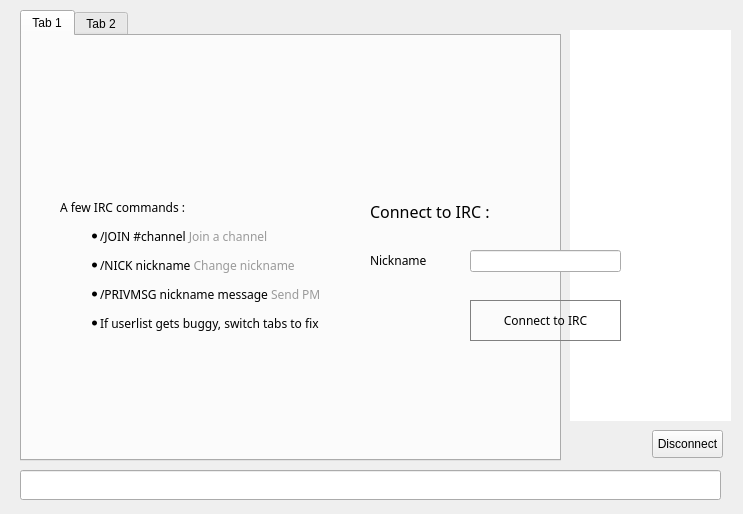
<?xml version="1.0" encoding="UTF-8"?>
<ui version="4.0">
 <class>ChatWindowClass</class>
 <widget class="QWidget" name="ChatWindowClass">
  <property name="geometry">
   <rect>
    <x>0</x>
    <y>0</y>
    <width>743</width>
    <height>514</height>
   </rect>
  </property>
  <widget class="QWidget" name="widget_2" native="true">
   <property name="geometry">
    <rect>
     <x>0</x>
     <y>0</y>
     <width>741</width>
     <height>511</height>
    </rect>
   </property>
   <widget class="QWidget" name="splitter" native="true">
    <property name="enabled">
     <bool>true</bool>
    </property>
    <property name="geometry">
     <rect>
      <x>10</x>
      <y>10</y>
      <width>721</width>
      <height>501</height>
     </rect>
    </property>
    <property name="styleSheet">
     <string notr="true"/>
    </property>
    <widget class="QTabWidget" name="tab">
     <property name="geometry">
      <rect>
       <x>10</x>
       <y>0</y>
       <width>541</width>
       <height>451</height>
      </rect>
     </property>
     <property name="styleSheet">
      <string notr="true"/>
     </property>
     <property name="tabShape">
      <enum>QTabWidget::Rounded</enum>
     </property>
     <property name="currentIndex">
      <number>0</number>
     </property>
     <property name="tabsClosable">
      <bool>false</bool>
     </property>
     <widget class="QWidget" name="widget_4">
      <attribute name="title">
       <string>Tab 1</string>
      </attribute>
     </widget>
     <widget class="QWidget" name="tab_5">
      <attribute name="title">
       <string>Tab 2</string>
      </attribute>
     </widget>
    </widget>
    <widget class="QLineEdit" name="lineEdit">
     <property name="geometry">
      <rect>
       <x>10</x>
       <y>460</y>
       <width>701</width>
       <height>30</height>
      </rect>
     </property>
     <property name="sizePolicy">
      <sizepolicy hsizetype="Fixed" vsizetype="Fixed">
       <horstretch>0</horstretch>
       <verstretch>0</verstretch>
      </sizepolicy>
     </property>
     <property name="maximumSize">
      <size>
       <width>16777215</width>
       <height>30</height>
      </size>
     </property>
    </widget>
    <widget class="QListView" name="userView">
     <property name="geometry">
      <rect>
       <x>560</x>
       <y>20</y>
       <width>161</width>
       <height>391</height>
      </rect>
     </property>
     <property name="minimumSize">
      <size>
       <width>0</width>
       <height>300</height>
      </size>
     </property>
     <property name="styleSheet">
      <string notr="true">border-radius:10px;</string>
     </property>
    </widget>
    <widget class="QPushButton" name="disconnect">
     <property name="geometry">
      <rect>
       <x>642</x>
       <y>420</y>
       <width>71</width>
       <height>28</height>
      </rect>
     </property>
     <property name="text">
      <string>Disconnect</string>
     </property>
    </widget>
   </widget>
   <widget class="QWidget" name="hide3" native="true">
    <property name="geometry">
     <rect>
      <x>0</x>
      <y>0</y>
      <width>741</width>
      <height>511</height>
     </rect>
    </property>
    <property name="styleSheet">
     <string notr="true">font-family:Proxima Nova Rg;</string>
    </property>
    <widget class="QWidget" name="layoutWidget">
     <property name="geometry">
      <rect>
       <x>10</x>
       <y>6</y>
       <width>731</width>
       <height>41</height>
      </rect>
     </property>
     <layout class="QHBoxLayout" name="hide1">
      <property name="spacing">
       <number>7</number>
      </property>
     </layout>
    </widget>
    <widget class="QLabel" name="label_2">
     <property name="geometry">
      <rect>
       <x>60</x>
       <y>160</y>
       <width>291</width>
       <height>211</height>
      </rect>
     </property>
     <property name="text">
      <string>&lt;html&gt;&lt;head/&gt;&lt;body&gt;&lt;p&gt;A few IRC commands :&lt;/p&gt;&lt;ul style=&quot;margin-top: 0px; margin-bottom: 0px; margin-left: 0px; margin-right: 0px; -qt-list-indent: 1;&quot;&gt;&lt;li style=&quot; margin-top:12px; margin-bottom:12px; margin-left:0px; margin-right:0px; -qt-block-indent:0; text-indent:0px;&quot;&gt;/JOIN #channel &lt;span style=&quot; color:#9a9a9a;&quot;&gt;Join a channel&lt;/span&gt;&lt;/li&gt;&lt;li style=&quot; margin-top:12px; margin-bottom:12px; margin-left:0px; margin-right:0px; -qt-block-indent:0; text-indent:0px;&quot;&gt;/NICK nickname &lt;span style=&quot; color:#9a9a9a;&quot;&gt;Change nickname&lt;/span&gt;&lt;/li&gt;&lt;li style=&quot; margin-top:12px; margin-bottom:12px; margin-left:0px; margin-right:0px; -qt-block-indent:0; text-indent:0px;&quot;&gt;/PRIVMSG nickname message &lt;span style=&quot; color:#9a9a9a;&quot;&gt;Send PM &lt;/span&gt;&lt;/li&gt;&lt;li style=&quot; margin-top:0px; margin-bottom:0px; margin-left:0px; margin-right:0px; -qt-block-indent:0; text-indent:0px;&quot;&gt;If userlist gets buggy, switch tabs to fix&lt;/li&gt;&lt;/ul&gt;&lt;/body&gt;&lt;/html&gt;</string>
     </property>
    </widget>
    <widget class="QLineEdit" name="editPseudo">
     <property name="geometry">
      <rect>
       <x>470</x>
       <y>250</y>
       <width>151</width>
       <height>22</height>
      </rect>
     </property>
     <property name="text">
      <string/>
     </property>
    </widget>
    <widget class="QLabel" name="label_5">
     <property name="geometry">
      <rect>
       <x>370</x>
       <y>250</y>
       <width>61</width>
       <height>21</height>
      </rect>
     </property>
     <property name="text">
      <string>Nickname</string>
     </property>
    </widget>
    <widget class="QPushButton" name="buttonConnect">
     <property name="geometry">
      <rect>
       <x>470</x>
       <y>300</y>
       <width>151</width>
       <height>41</height>
      </rect>
     </property>
     <property name="styleSheet">
      <string notr="true">border-radius:40px;border:1px solid grey</string>
     </property>
     <property name="text">
      <string>Connect to IRC</string>
     </property>
    </widget>
    <widget class="QLabel" name="label_10">
     <property name="geometry">
      <rect>
       <x>370</x>
       <y>200</y>
       <width>161</width>
       <height>21</height>
      </rect>
     </property>
     <property name="text">
      <string>&lt;html&gt;&lt;head/&gt;&lt;body&gt;&lt;p&gt;&lt;span style=&quot; font-size:12pt;&quot;&gt;Connect to IRC :&lt;/span&gt;&lt;/p&gt;&lt;/body&gt;&lt;/html&gt;</string>
     </property>
    </widget>
   </widget>
  </widget>
  <action name="actionQuit">
   <property name="text">
    <string>Quitter</string>
   </property>
   <property name="shortcut">
    <string>Ctrl+Q</string>
   </property>
  </action>
  <action name="actionCloseTab">
   <property name="text">
    <string>Fermer l'onglet</string>
   </property>
  </action>
 </widget>
 <layoutdefault spacing="6" margin="11"/>
 <resources/>
 <connections/>
</ui>
